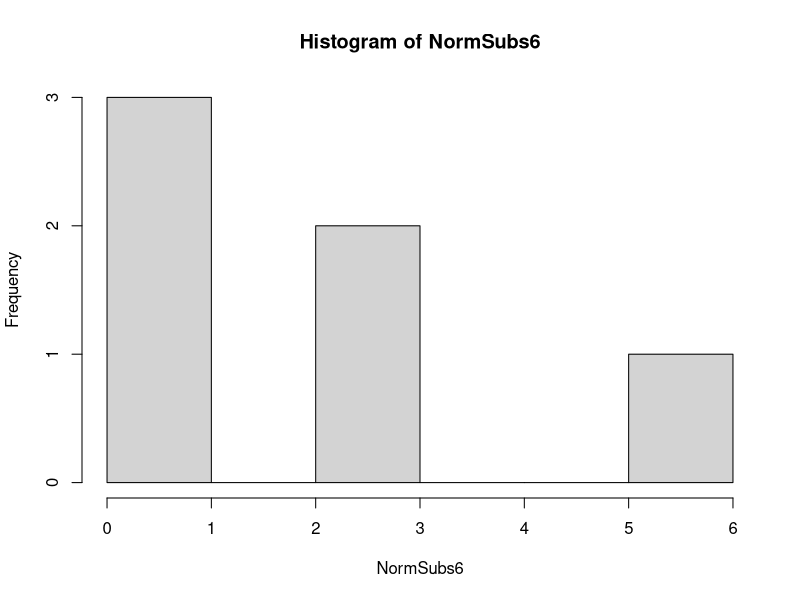
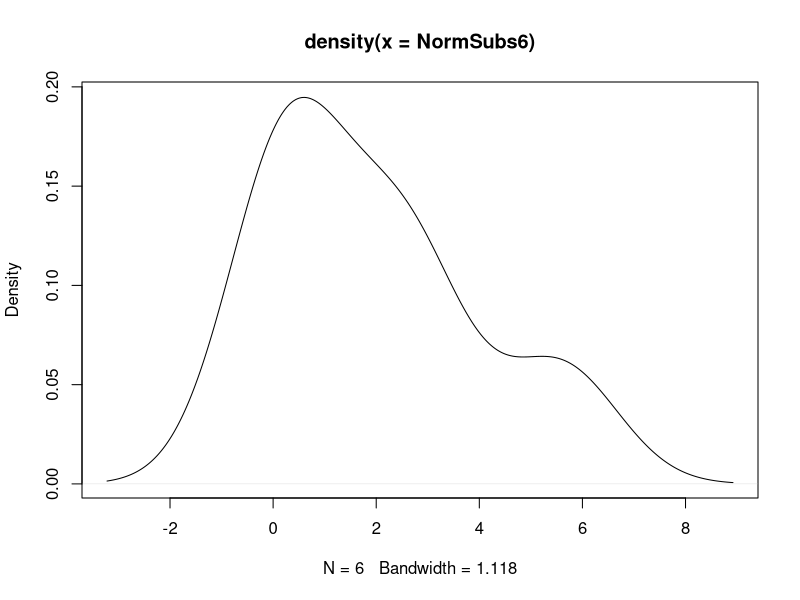
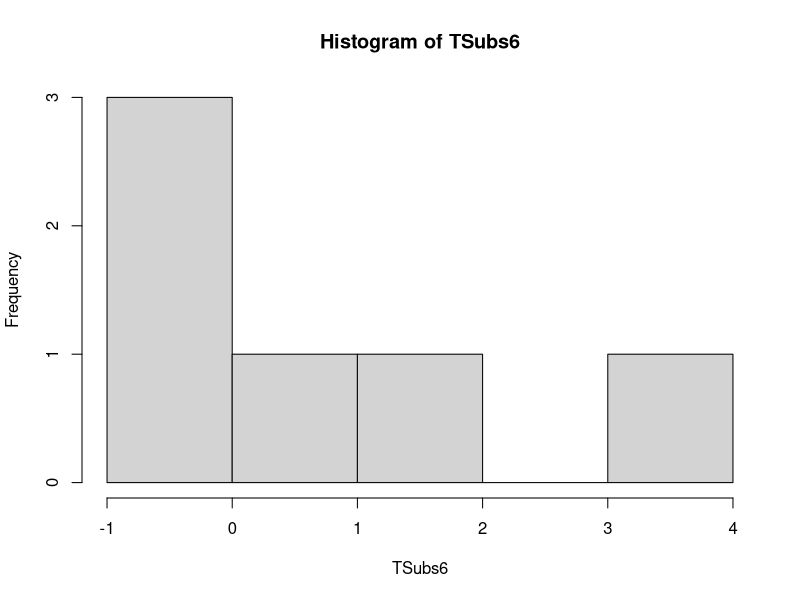
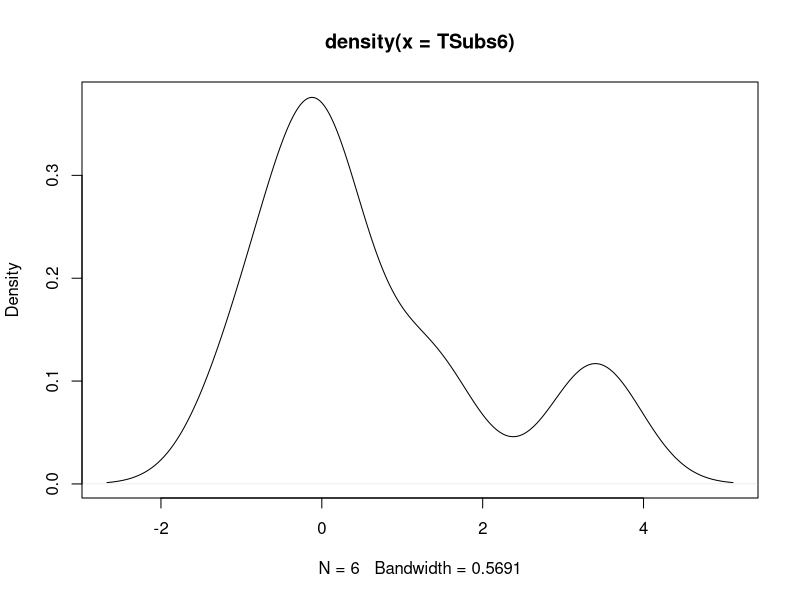
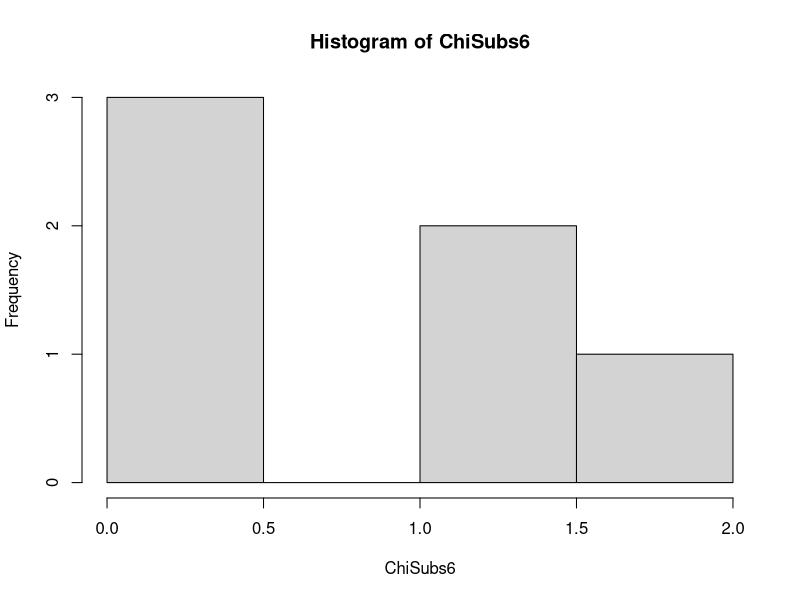
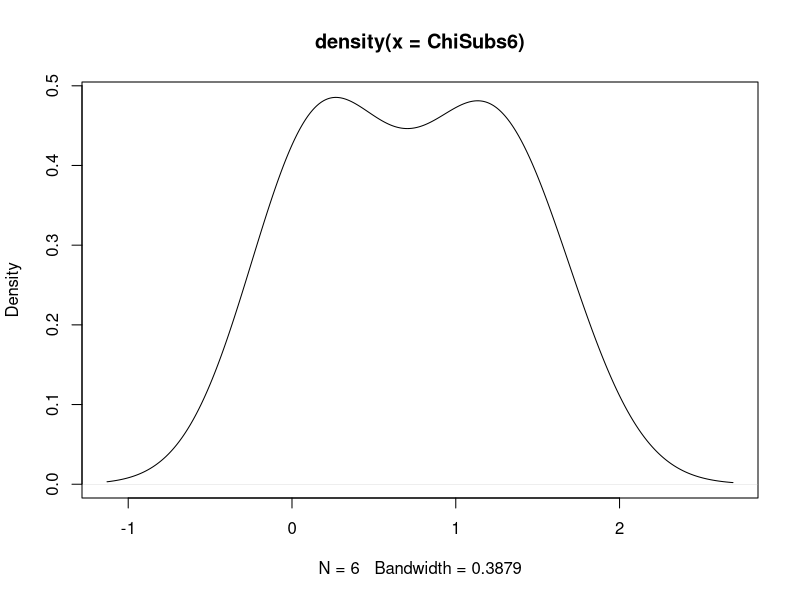
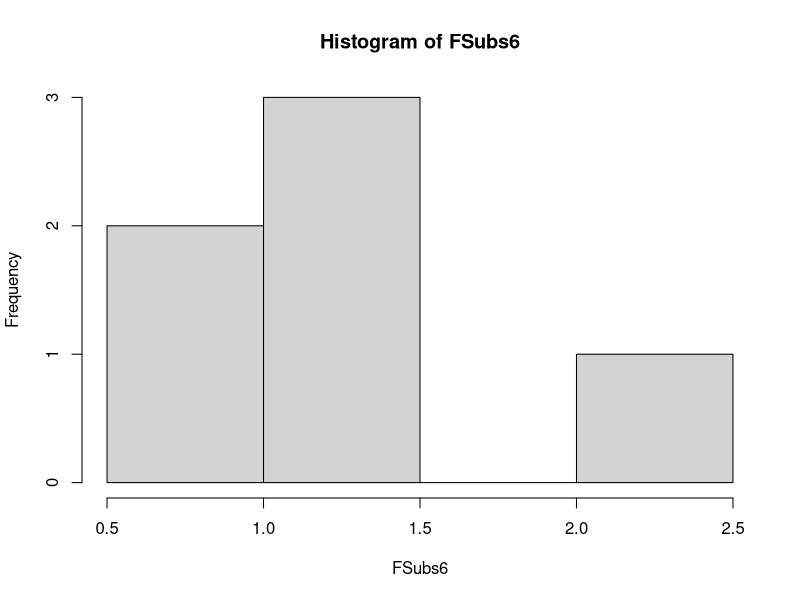
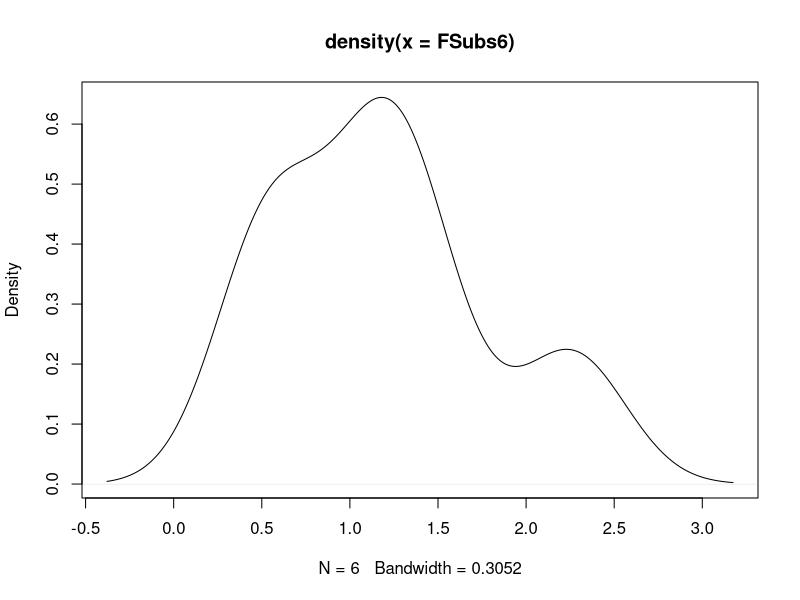

Recreate these plots in R, in order.
## ---- chunk 1
knitr::opts_chunk$set(echo = TRUE)
## ---- chunk 2
set.seed(1)
xNorm_n10000 <- rnorm(n=10000, mean=2, sd = sqrt(5))
## ---- chunk 3
set.seed(2)
xrt_n10000 <- rt(n=10000, df=4)
## ---- chunk 4
set.seed(3)
xChi_n10000<- rchisq(n=10000, df=2, ncp=0)
## ---- chunk 5
set.seed(4)
xFd_n10000<- rf(n=10000, df1=90, df2=12)
## ---- chunk 6
set.seed(5)
xBD_n10000 <- rbinom(n=10000, size=9, prob=2/3)
## ---- chunk 7
set.seed(6)
xNB_n10000 <- rnbinom(n = 10000, size = 5, prob = 0.5)
## ---- chunk 8
set.seed(7)
xP_n10000 <- rpois(n=10000, 3)
## ---- chunk 9
NormSubs6<- xNorm_n10000[1:6]
summary(NormSubs6)
hist(NormSubs6)
plot(density(NormSubs6))
## ---- chunk 10
TSubs6<- xrt_n10000[1:6]
summary(TSubs6)
hist(TSubs6)
plot(density(TSubs6))
## ---- chunk 11
ChiSubs6<- xChi_n10000[1:6]
summary(ChiSubs6)
hist(ChiSubs6)
plot(density(ChiSubs6))
## ---- chunk 12
FSubs6<- xFd_n10000[1:6]
summary(FSubs6)
hist(FSubs6)
plot(density(FSubs6))
## ---- chunk 13
BDSubs6<- xBD_n10000[1:6]
summary(BDSubs6)
hist(BDSubs6)
plot(density(BDSubs6))
## ---- chunk 14
NegSubs6<- xNB_n10000[1:6]
summary(NegSubs6)
hist(NegSubs6)
plot(density(NegSubs6))
## ---- chunk 15
PoisSubs6<- xP_n10000[1:6]
summary(PoisSubs6)
hist(PoisSubs6)
plot(density(PoisSubs6))
## ---- chunk 16
NormSubs10<- xNorm_n10000[1:10]
summary(NormSubs10)
hist(NormSubs10)
plot(density(NormSubs10))

NormSubs20<- xNorm_n10000[1:20]
summary(NormSubs20)
hist(NormSubs20)
plot(density(NormSubs20))

NormSubs30<- xNorm_n10000[1:30]
summary(NormSubs30)
hist(NormSubs30)
plot(density(NormSubs30))

NormSubs50<- xNorm_n10000[1:50]
summary(NormSubs50)
hist(NormSubs50)
plot(density(NormSubs50))
## ---- chunk 17
TSubs10<- xrt_n10000[1:10]
summary(TSubs10)
hist(TSubs10)
plot(density(TSubs10))
var(TSubs10)

TSubs20<- xrt_n10000[1:20]
summary(TSubs20)
hist(TSubs20)
plot(density(TSubs20))
var(TSubs20)

TSubs30<- xrt_n10000[1:30]
summary(TSubs30)
hist(TSubs30)
plot(density(TSubs30))
var(TSubs30)

TSubs50<- xrt_n10000[1:50]
summary(TSubs50)
hist(TSubs50)
plot(density(TSubs50))
var(TSubs50)
## ---- chunk 18
ChiSubs10<- xChi_n10000[1:10]
summary(ChiSubs10)
hist(ChiSubs10)
plot(density(ChiSubs10))
var(ChiSubs10)

ChiSubs20<- xChi_n10000[1:20]
summary(ChiSubs20)
hist(ChiSubs20)
plot(density(ChiSubs20))
var(ChiSubs20)

ChiSubs30<- xChi_n10000[1:30]
summary(ChiSubs30)
hist(ChiSubs30)
plot(density(ChiSubs30))
var(ChiSubs30)

ChiSubs50<- xChi_n10000[1:50]
summary(ChiSubs50)
hist(ChiSubs50)
plot(density(ChiSubs50))
var(ChiSubs50)
## ---- chunk 19
summary(xNorm_n10000)
hist(xNorm_n10000)
plot(density(xNorm_n10000))
var(xNorm_n10000)
## ---- chunk 20
summary(xrt_n10000)
hist(xrt_n10000)
plot(density(xrt_n10000))
## ---- chunk 21
summary(NormSubs6)
summary(NormSubs10)
summary(NormSubs20)
summary(NormSubs30)
summary(NormSubs50)
summary(xNorm_n10000)
var(NormSubs6)
var(NormSubs10)
var(NormSubs30)
var(NormSubs50)
var(xNorm_n10000)
